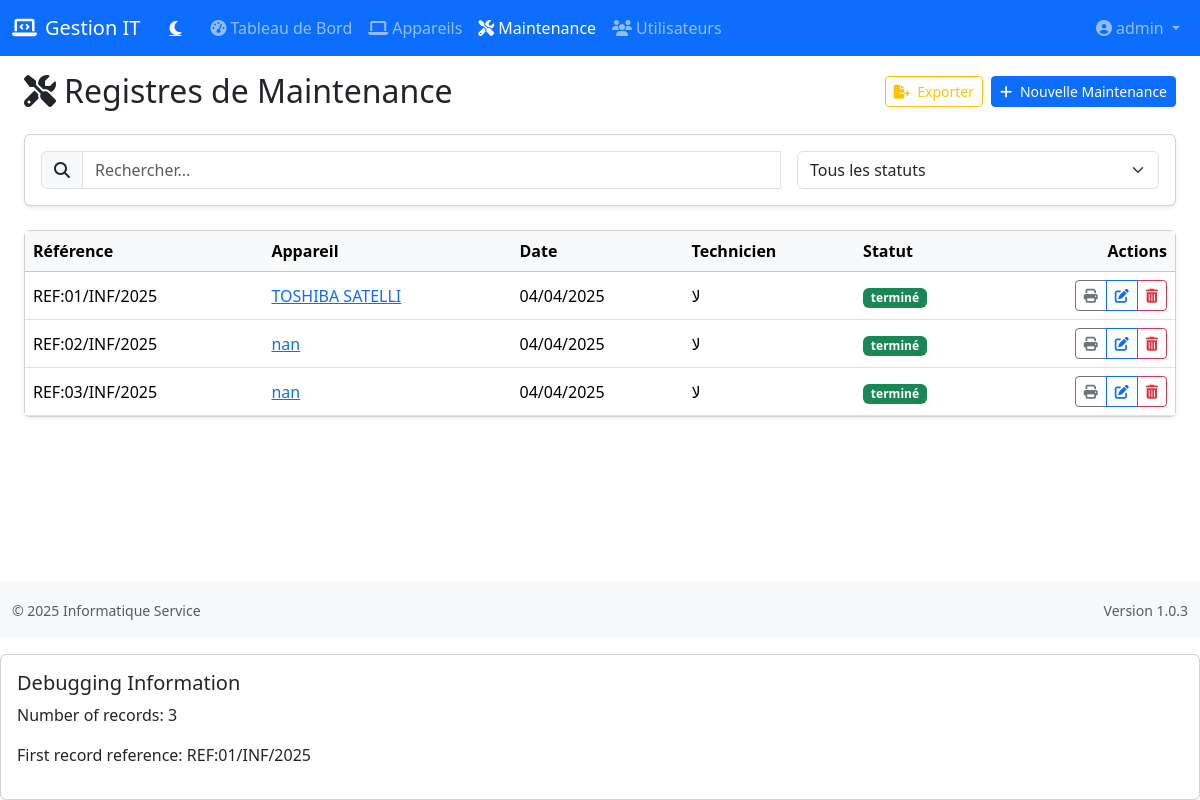
Screenshot of /maintenance (signed in) with the database file from the repository.
### app.py (models this page shows, shortened)
class User(UserMixin, db.Model):
    id = db.Column(db.Integer, primary_key=True)
    username = db.Column(db.String(80), unique=True, nullable=False)
    password = db.Column(db.String(120), nullable=False)
    is_admin = db.Column(db.Boolean, default=False)

class MaintenanceRecord(db.Model):
    id = db.Column(db.Integer, primary_key=True)
    reference = db.Column(db.String(50), unique=True, nullable=False)
    device_id = db.Column(db.Integer, db.ForeignKey('device.id'), nullable=False)
    maintenance_date = db.Column(db.Date, nullable=False)
    issue_description = db.Column(db.Text, nullable=False)
    actions_taken = db.Column(db.Text)
    status = db.Column(db.String(20), default='en attente')
    technician = db.Column(db.String(100), nullable=False)
    completion_date = db.Column(db.Date)
    notes = db.Column(db.Text)

class Device(db.Model):
    id = db.Column(db.Integer, primary_key=True)
    name = db.Column(db.String(100), nullable=False)
    type = db.Column(db.String(50), nullable=False)
    serial_number = db.Column(db.String(100), nullable=False, unique=True)
    status = db.Column(db.String(20), default='actif')
    assigned_to = db.Column(db.String(100))
    service = db.Column(db.String(100))
    department = db.Column(db.String(100))
    mac_address = db.Column(db.String(17))
    marque = db.Column(db.String(100))
    modele = db.Column(db.String(100))
    notes = db.Column(db.Text)
    maintenance_records = db.relationship('MaintenanceRecord', backref='device', lazy=True, cascade="all, delete-orphan")
    ownership_changes = db.relationship('OwnershipChange', backref='device', lazy=True, cascade="all, delete-orphan")

### app.py (the view)
@app.route('/maintenance')
@login_required
def maintenance():
    records = db.session.query(MaintenanceRecord).join(
        Device, MaintenanceRecord.device_id == Device.id
    ).order_by(MaintenanceRecord.maintenance_date.desc()).all()
    print(f"Found {len(records)} maintenance records")
    for record in records:
        print(f"Record ID: {record.id}, Reference: {record.reference}, Device: {record.device.name if record.device else 'No device'}")
    return render_template('maintenance.html', records=records)

### app.py (called while the page is built)
@login_manager.user_loader
def load_user(user_id):
    return User.query.get(int(user_id))

@app.context_processor
def utility_processor():
    from datetime import datetime
    return {
        'now': datetime.now
    }

### templates/maintenance.html (shortened to what this page needs)
{% extends "base.html" %}
{% block content %}
<div class="container-fluid py-3">
    <div class="d-flex flex-column flex-md-row justify-content-between align-items-md-center gap-3 mb-4">
        <h2 class="mb-0"><i class="fas fa-tools me-2"></i>Registres de Maintenance</h2>
        <div class="btn-toolbar gap-2">
            <a href="{{ url_for('export_maintenance_excel') }}" class="btn btn-sm btn-outline-warning">
                <i class="fas fa-file-export me-1 d-none d-sm-inline"></i> Exporter
            </a>
            <a href="{{ url_for('add_maintenance') }}" class="btn btn-sm btn-primary">
                <i class="fas fa-plus me-1"></i> Nouvelle Maintenance
            </a>
        </div>
    </div>
    <div class="card shadow-sm mb-4">
        <div class="card-body">
            <div class="row g-3">
                <div class="col-12 col-md-8">
                    <div class="input-group">
                        <span class="input-group-text bg-light">
                            <i class="fas fa-search"></i>
                        </span>
                        <input type="text" id="tableFilter" class="form-control"
                               placeholder="Rechercher...">
                    </div>
                </div>
                <div class="col-12 col-md-4">
                    <select class="form-select" id="statusFilter">
                        <option value="">Tous les statuts</option>
                    </select>
                </div>
            </div>
        </div>
    </div>
    <div class="card shadow-sm">
        <div class="card-body p-0">
            <div class="table-responsive">
                <table class="table table-hover align-middle mb-0" id="dataTable">
                    <thead class="table-light">
                        <tr>
                            <th class="d-none d-md-table-cell">Référence</th>
                            <th>Appareil</th>
                            <th class="d-none d-md-table-cell">Date</th>
                            <th class="d-none d-lg-table-cell">Technicien</th>
                            <th>Statut</th>
                            <th class="text-end">Actions</th>
                        </tr>
                    </thead>
                    <tbody>
                        {% for record in records %}
                        <tr>
                            <td class="d-none d-md-table-cell">{{ record.reference }}</td>
                            <td>
                                <div class="d-none d-md-block">
                                    <a href="{{ url_for('device_details', device_id=record.device_id) }}">
                                        {{ record.device.name }}
                                    </a>
                                </div>
                            </td>
                            <td class="d-none d-md-table-cell">{{ record.maintenance_date.strftime('%d/%m/%Y') }}</td>
                            <td class="d-none d-lg-table-cell">{{ record.technician }}</td>
                            <td>
                                <span class="badge bg-{{ 'success' if record.status == 'terminé'
                                                        else 'warning' if record.status == 'en cours'
                                                        else 'danger' }}">
                                    {{ record.status }}
                                </span>
                            </td>
                            <td class="text-end">
                                <div class="btn-group btn-group-sm">
                                    <a href="{{ url_for('print_maintenance', record_id=record.id) }}" class="btn btn-outline-secondary" target="_blank">
                                        <i class="fas fa-print"></i>
                                    </a>
                                    <a href="{{ url_for('edit_maintenance', record_id=record.id) }}" class="btn btn-outline-primary">
                                        <i class="fas fa-edit"></i>
                                    </a>
                                    <button type="button" class="btn btn-outline-danger delete-record"
                                            data-bs-toggle="modal" data-bs-target="#deleteModal"
                                            data-record-id="{{ record.id }}" data-record-ref="{{ record.reference }}">
                                        <i class="fas fa-trash-alt"></i>
                                    </button>
                                </div>
                            </td>
                        </tr>
                        {% endfor %}
                    </tbody>
                </table>
            </div>
        </div>
    </div>
</div>
{% endblock %}
{% block extra_js %}
<div class="card mt-3 no-print">
    <div class="card-body">
        <h5>Debugging Information</h5>
        <p>Number of records: {{ records|length if records else 0 }}</p>
        {% if records %}
            <p>First record reference: {{ records[0].reference if records|length > 0 else 'None' }}</p>
        {% endif %}
    </div>
</div>
{% endblock %}

### templates/base.html (shortened to what this page needs)
<!DOCTYPE html>
<html lang="fr" data-bs-theme="light">
<head>
    <link href="https://cdn.jsdelivr.net/npm/bootstrap@5.3.2/dist/css/bootstrap.min.css" rel="stylesheet">
    <link href="https://cdnjs.cloudflare.com/ajax/libs/font-awesome/6.4.2/css/all.min.css" rel="stylesheet">
</head>
<body>
    <header>
        <nav class="navbar navbar-expand-lg navbar-dark bg-primary">
            <div class="container-fluid">
                <a class="navbar-brand" href="{{ url_for('index') }}">
                    <i class="fas fa-laptop-code me-2"></i>Gestion IT
                </a>
                <div class="d-flex align-items-center">
                    <button id="darkModeToggle" class="btn btn-link text-white me-2 d-flex align-items-center">
                        <i class="fas fa-moon"></i>
                    </button>
                </div>
                <div class="collapse navbar-collapse" id="navbarNav">
                    <ul class="navbar-nav me-auto">
                        <li class="nav-item">
                            <a class="nav-link {{ 'active' if request.endpoint == 'index' }}" href="{{ url_for('index') }}">
                                <i class="fas fa-tachometer-alt me-1"></i>Tableau de Bord
                            </a>
                        </li>
                        <li class="nav-item">
                            <a class="nav-link {{ 'active' if request.endpoint == 'devices' or request.endpoint == 'device_details' or request.endpoint == 'add_device' or request.endpoint == 'edit_device' }}" href="{{ url_for('devices') }}">
                                <i class="fas fa-laptop me-1"></i>Appareils
                            </a>
                        </li>
                        <li class="nav-item">
                            <a class="nav-link {{ 'active' if request.endpoint == 'maintenance' or request.endpoint == 'add_maintenance' or request.endpoint == 'edit_maintenance' }}" href="{{ url_for('maintenance') }}">
                                <i class="fas fa-tools me-1"></i>Maintenance
                            </a>
                        </li>
                        {% if current_user.is_admin %}
                        <li class="nav-item">
                            <a class="nav-link {{ 'active' if request.endpoint == 'users' or request.endpoint == 'add_user' or request.endpoint == 'edit_user' }}" href="{{ url_for('users') }}">
                                <i class="fas fa-users me-1"></i>Utilisateurs
                            </a>
                        </li>
                        {% endif %}
                    </ul>
                    <div class="navbar-nav">
                        {% if current_user.is_authenticated %}
                        <div class="nav-item dropdown">
                            <a class="nav-link dropdown-toggle" href="#" role="button" data-bs-toggle="dropdown">
                                <i class="fas fa-user-circle me-1"></i>{{ current_user.username }}
                            </a>
                        </div>
                        {% else %}
                        <a class="nav-link" href="{{ url_for('login') }}">
                            <i class="fas fa-sign-in-alt me-1"></i>Connexion
                        </a>
                        {% endif %}
                    </div>
                </div>
            </div>
        </nav>
    </header>
    <main>
        <div class="container-fluid">
            {% block content %}{% endblock %}
        </div>
    </main>
    <footer class="bg-light py-3 mt-4">
        <div class="container-fluid">
            <div class="d-flex flex-column flex-md-row justify-content-between align-items-center">
                <div class="text-center text-md-start mb-2 mb-md-0">
                    <small class="text-muted">&copy; 2025 Informatique Service </small>
                </div>
                <div class="text-center text-md-end">
                    <small class="text-muted">Version 1.0.3</small>
                </div>
            </div>
        </div>
    </footer>
    {% block extra_js %}{% endblock %}
</body>
</html>

### templates/base.html (style rules this page uses)
body { min-height: 100vh; display: flex; flex-direction: column; }
main { flex: 1; }
.nav-link.active { font-weight: 500; }

### rows the page displays
User: username "admin"
MaintenanceRecord: reference "REF:01/INF/2025", device.name "TOSHIBA SATELLI", maintenance_date "04/04/2025", technician "لا", status "terminé"
MaintenanceRecord: reference "REF:02/INF/2025", device.name "nan", maintenance_date "04/04/2025", technician "لا", status "terminé"
MaintenanceRecord: reference "REF:03/INF/2025", device.name "nan", maintenance_date "04/04/2025", technician "لا", status "terminé"

### other values shown
{{ records|length if records else 0 }} "3"
